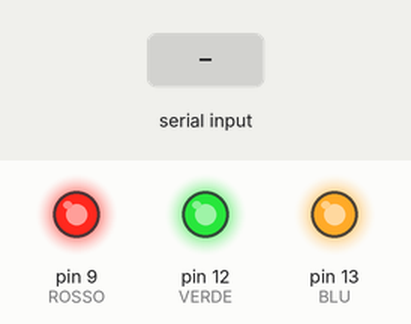
A sketch run on a simulated Arduino Uno, built with avr-gcc and run on an emulated ATmega328P. On the bench: output pins drawn as LEDs (lit = HIGH). Inputs (shaded band) come from the test bench. What the sketch prints to the serial monitor is not drawn.

Above: at 1.3 s.
1.4 s: "1" received over the second serial link
At 2.3 s:
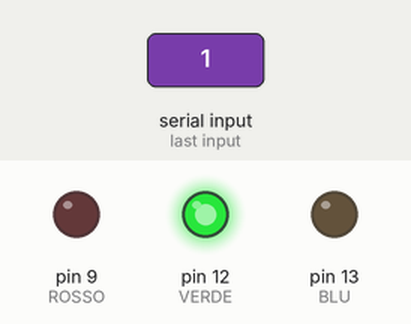
2.9 s: "0" received over the second serial link
At 3.4 s:
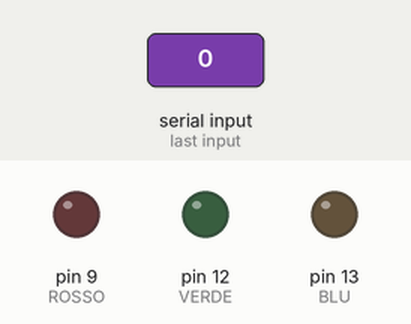
Timing chart, 0 to 5.9 s (numbered marks = the images above; inputs shaded):
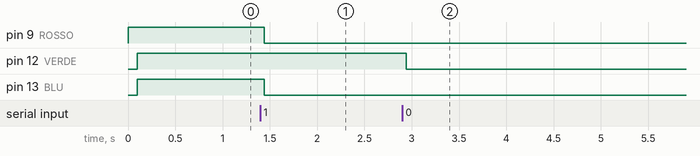

The sketch:

btserial.ino
```cpp
#include <SoftwareSerial.h>

SoftwareSerial BTSerial(10, 11); // RX | TX

const int VERDE = 12;
const int BLU = 13;
const int ROSSO = 9;


void setup()
{
  pinMode(9, OUTPUT);  // this pin will pull the HC-05 pin 34 (key pin) HIGH to switch module to AT mode
  digitalWrite(9, HIGH);
  Serial.begin(9600);
  //Serial.println("Enter AT commands:");
  BTSerial.begin(9600);  // HC-05 default speed in AT command more
  Serial.println("Setup End");

  delay(100);
   // imposta il pin digitale come output
  pinMode(VERDE, OUTPUT);
  pinMode(BLU, OUTPUT);
  pinMode(ROSSO, OUTPUT);


  digitalWrite(VERDE, HIGH);
  digitalWrite(BLU, HIGH);
  digitalWrite(ROSSO, HIGH);

}

void loop()
{

  char ch1; // bit verde
  char ch2; // bit blu
  char ch3; // bit rosso

  // Keep reading from HC-05 and send to Arduino Serial Monitor
  if(BTSerial.available())
  {

	// Read string from Raspberry
   delay(10);
   ch1 = BTSerial.read();
   delay(10);
   ch2 = BTSerial.read();
   delay(10);
   ch3 = BTSerial.read();
   delay(10);


  if(ch1=='1')
     digitalWrite(VERDE, HIGH);
  else
   digitalWrite(VERDE, LOW);

  if(ch2=='1')
     digitalWrite(BLU, HIGH);
  else
   digitalWrite(BLU, LOW);
  if(ch3=='1')
     digitalWrite(ROSSO, HIGH);
  else
   digitalWrite(ROSSO, LOW);

   Serial.print(ch1);
   Serial.print(ch2);
   Serial.print(ch3);

/*
	String stringOne =  String(ch1+ch2+ch3);
	Serial.println(stringOne);

	BTSerial.write(ch1);
	BTSerial.write(ch2);
	BTSerial.write(ch3);
*/


  }


}
```

Measured:
- after the input at 1.4 s, pin 9 (ROSSO), pin 13 (BLU): HIGH → LOW at once
- after the input at 2.9 s, pin 12 (VERDE): HIGH → LOW at once
